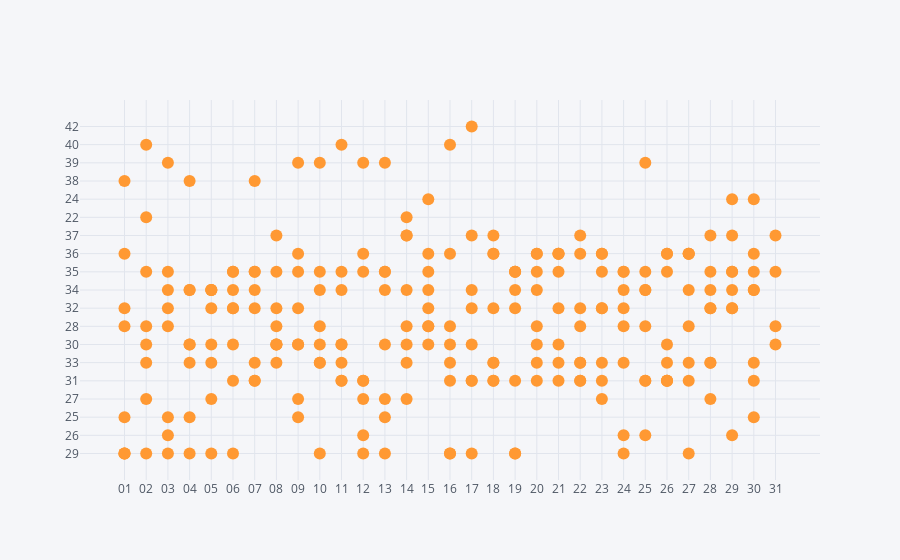

The code cell stored with this chart in its notebook:
### Code cell
df.iplot(x = 'day', y = 'Temperature', mode = 'markers')

### Figure 1 — Plotly figure (JSON) as saved in the notebook; plotly's stock layout.template omitted (floating-point values rounded to 4 significant figures; data arrays with more than 128 entries replaced by an {"elided": "..."} marker saying what was removed)
{"data": [{"line": {"color": "rgba(255, 153, 51, 1.0)", "dash": "solid", "shape": "linear", "width": 1.3}, "marker": {"size": 12, "symbol": "circle"}, "mode": "markers", "name": "Temperature", "text": "", "type": "scatter", "x": {"elided": "244 str values"}, "y": {"elided": "244 str values"}}], "layout": {"legend": {"bgcolor": "#F5F6F9", "font": {"color": "#4D5663"}}, "paper_bgcolor": "#F5F6F9", "plot_bgcolor": "#F5F6F9", "title": {"font": {"color": "#4D5663"}}, "xaxis": {"gridcolor": "#E1E5ED", "showgrid": true, "tickfont": {"color": "#4D5663"}, "title": {"font": {"color": "#4D5663"}, "text": ""}, "zerolinecolor": "#E1E5ED"}, "yaxis": {"gridcolor": "#E1E5ED", "showgrid": true, "tickfont": {"color": "#4D5663"}, "title": {"font": {"color": "#4D5663"}, "text": ""}, "zerolinecolor": "#E1E5ED"}}}
